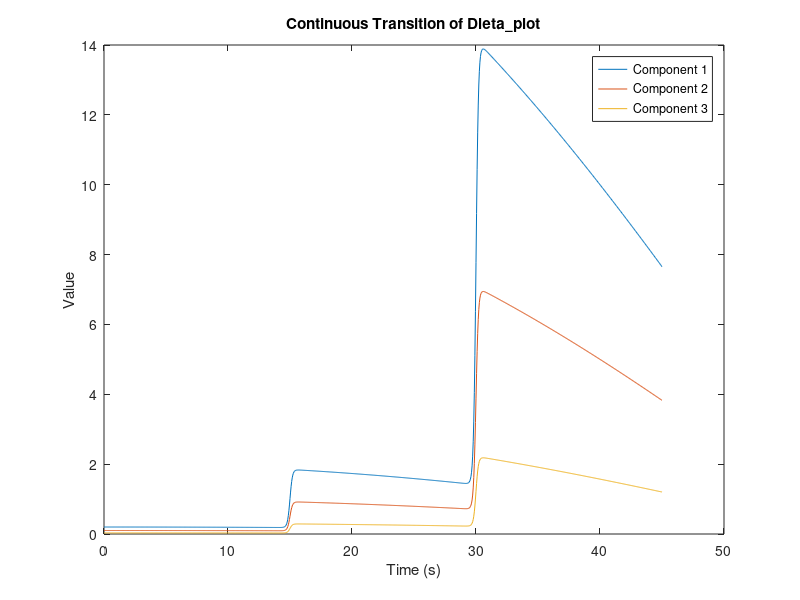

The MATLAB script that drew this image:
% Assume t is a defined time vector
t = linspace(0, 45, 1000); % For example, from 0 to 45 seconds, 1000 points

% Initialize the Dleta_plot matrix
Dleta_plot = zeros(size(t, 2), 3);

% Define the sigmoid function for smooth transition
sigmoid = @(x) 1./(1 + exp(-x));

% Parameters for smooth transition, controlling the transition speed
k = 10; % Adjust this parameter to control the "steepness" of the transition

% Calculate the value for each time point in a loop
for i = 1:length(t)
    % Calculate the weight of each segment
    w1 = sigmoid(k*(15-t(i))); % Transition between the first and second segments
    w2 = sigmoid(k*(t(i)-15)) * (1-sigmoid(k*(t(i)-30))); % Transition between the second and third segments
    w3 = sigmoid(k*(t(i)-30)); % Starting from the third segment
    
    % Calculate the weighted average
    Dleta_plot(i, :) = w1 .* [0.2*cos(pi/2*t(i)/60), 0.1*cos(pi/2*t(i)/60), 0.01*pi*cos(pi/2*t(i)/60)] + ...
                        w2 .* [2*cos(pi/2*t(i)/60), 1*cos(pi/2*t(i)/60), 0.1*pi*cos(pi/2*t(i)/60)] + ...
                        w3 .* [20*cos(pi/2*t(i)/60), 10*cos(pi/2*t(i)/60), pi*cos(pi/2*t(i)/60)];
end

% Plotting
plot(t, Dleta_plot(:,1), t, Dleta_plot(:,2), t, Dleta_plot(:,3));
legend('Component 1', 'Component 2', 'Component 3');
xlabel('Time (s)');
ylabel('Value');
title('Continuous Transition of Dleta\_plot');
